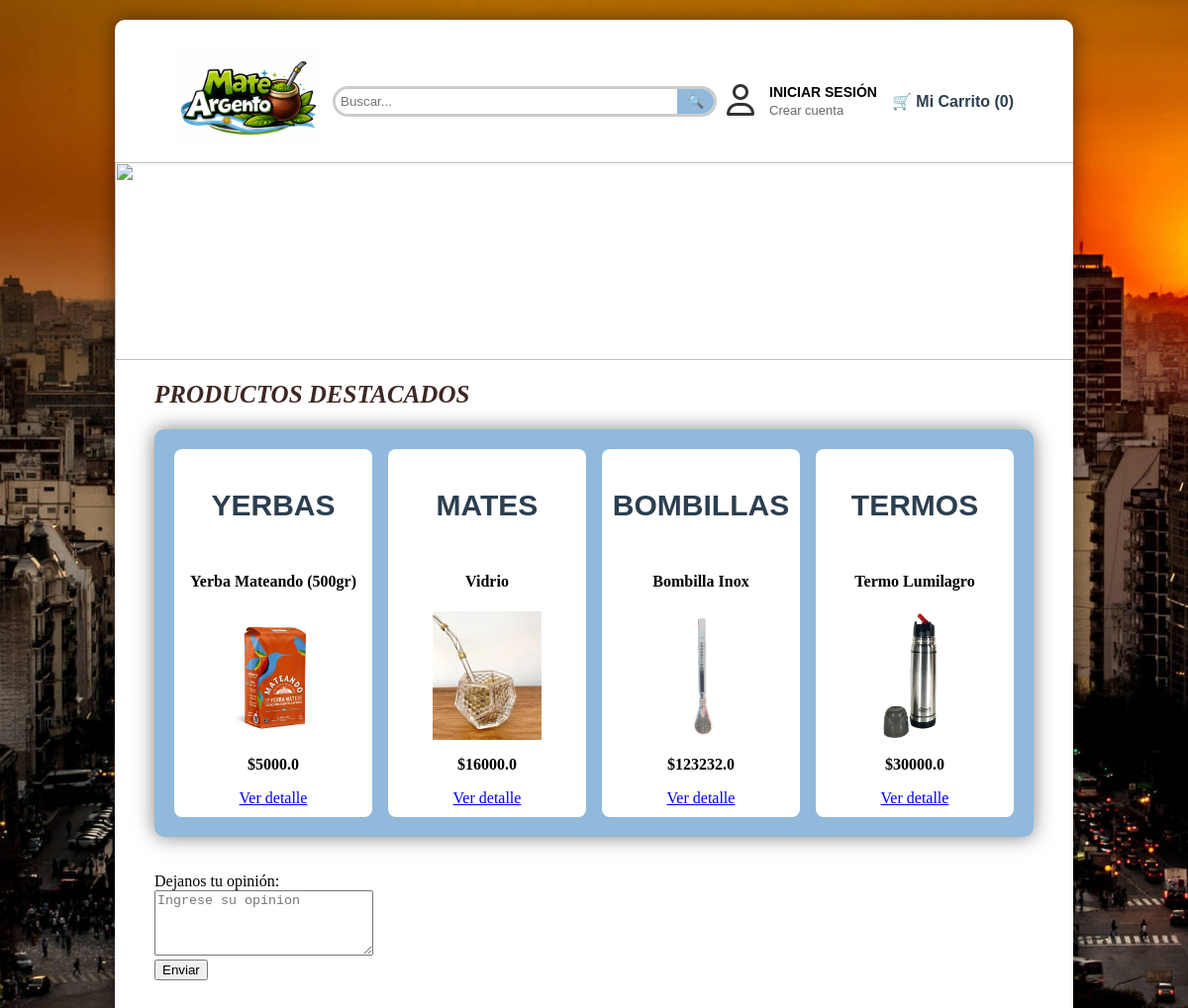
The page / on the database its author committed.
### app.py (models this page shows)
class Producto(db.Model):
    id = db.Column(db.Integer, primary_key=True)
    nombre = db.Column(db.String(100), nullable=False)
    categoria = db.Column(db.String(50))
    precio = db.Column(db.Float, nullable=False) # Float para números con decimales
    descripcion = db.Column(db.Text)
    imagen = db.Column(db.String(100)) # Aquí guardamos el nombre del archivo (ej: "mate.jpg")

### app.py (the view)
@app.route('/')
def inicio():
    productos_db = Producto.query.all()
    return render_template('inicio.html', productos=productos_db)

### templates/inicio.html (shortened to what this page needs)
<!DOCTYPE html>
<html>
<head>
    <link rel="stylesheet" href="{{ url_for('static', filename='estilos.css') }}">
    <link rel="stylesheet" href="https://cdnjs.cloudflare.com/ajax/libs/font-awesome/6.0.0/css/all.min.css">
</head>
<body>
<div class="contenedor">
    {% include 'base.html' %}
    <h2>Productos destacados</h2>
    <div class="contenedor-padre">
        <div class="tarjeta">
            <a href="/seccion/Yerbas" class="enlace-titulo"><h3>YERBAS</h3></a>
            {% set p = productos | selectattr("categoria", "equalto", "Yerbas") | first %}
            <h4>{{ p.nombre }}</h4>
            <img src="{{ url_for('static', filename='img/' + p.imagen) }}" style="width: 200px;">
            <p><b>${{ p.precio }}</b></p>
            <a href="/detalle/{{ p.id }}">Ver detalle</a>
        </div>
        <div class="tarjeta">
            <a href="/seccion/Mates" class="enlace-titulo"><h3>MATES</h3></a>
            {% set p = productos | selectattr("categoria", "equalto", "Mates") | first %}
            <h4>{{ p.nombre }}</h4>
            <img src="{{ url_for('static', filename='img/' + p.imagen) }}" style="width: 200px;">
            <p><b>${{ p.precio }}</b></p>
            <a href="/detalle/{{ p.id }}">Ver detalle</a>
        </div>
        <div class="tarjeta">
            <a href="/seccion/Bombillas" class="enlace-titulo"><h3>BOMBILLAS</h3></a>
            {% set p = productos | selectattr("categoria", "equalto", "Bombillas") | first %}
            <h4>{{ p.nombre }}</h4>
            <img src="{{ url_for('static', filename='img/' + p.imagen) }}" style="width: 200px;">
            <p><b>${{ p.precio }}</b></p>
            <a href="/detalle/{{ p.id }}">Ver detalle</a>
        </div>
        <div class="tarjeta">
            <a href="/seccion/Termos" class="enlace-titulo"><h3>TERMOS</h3></a>
            {% set p = productos | selectattr("categoria", "equalto", "Termos") | first %}
            <h4>{{ p.nombre }}</h4>
            <img src="{{ url_for('static', filename='img/' + p.imagen) }}" style="width: 200px;">
            <p><b>${{ p.precio }}</b></p>
            <a href="/detalle/{{ p.id }}">Ver detalle</a>
        </div>
    </div>
    <br><br>
    <form>
        <label>Dejanos tu opinión:</label><br>
        <textarea rows="4" cols="25" placeholder="Ingrese su opinion"></textarea>
        <br>
        <button type="button">Enviar</button>
    </form>
    <br>
</div>
</body>
</html>

### templates/base.html (shortened to what this page needs)
<!DOCTYPE html>
<html lang="es">
<head>
    <link rel="stylesheet" href="{{ url_for('static', filename='estilos.css') }}">
    <link rel="stylesheet" href="https://cdnjs.cloudflare.com/ajax/libs/font-awesome/6.0.0/css/all.min.css">
</head>
<body>
    <header class="bloque-superior">
        <a href="/">
            <img src="{{ url_for('static', filename='img/logo.jpeg') }}" class="logo-personalizado" alt="Mate Argento">
        </a>
        <div class="buscador-corto">
            <input type="text" placeholder="Buscar..." style="border:none; padding:5px; outline:none; width: 300px;">
            <button>🔍</button>
        </div>
        <div class="bloque-cuenta">
            {% if session.get('usuario_nombre') %}
                <nav>
                    <span>Hola, <b>{{ session['usuario_nombre'] }}</b></span> |
                    {% if session.get('usuario_rol') == 'admin' %}
                        <a href="/admin/nuevo_producto" style="color: red; font-weight: bold;">[ PANEL CARGA ]</a> |
                    {% endif %}
                    <a href="/logout">Cerrar Sesión</a>
                </nav>
            {% else %}
                <div class="icono-usuario">
                    <i class="fa-regular fa-user"></i>
                </div>
                <div class="enlaces-cuenta">
                    <a href="/login" class="link-cuenta">Iniciar sesión</a>
                    <a href="/registro" class="link-cuenta-secundario">Crear cuenta</a>
                </div>
            {% endif %}
            <details>
                <summary>🛒 <b class="enlace-titulo">Mi Carrito (0)</b></summary>
            </details>
        </div>
    </header>
    <img src="{{ url_for('static', filename='img/fondo_lindo2.png') }}" class="ancho-total">
</body>
</html>

### static/estilos.css (style rules this page uses)
body { background-color: #ccc; background-image: url('img/argentina.jpg'); background-size: cover; background-repeat: no-repeat; background-position: center; margin: 0; padding: 20px; }
.contenedor { width: 80%; margin: auto; background-color: #fff; background-size: cover; background-repeat: no-repeat; background-position: center; padding: 20px; border-radius: 10px; box-shadow: 0px 0px 20px rgba(0, 0, 0, 0.5); min-height: 500px; }
.contenedor > * { margin-left: 20px; margin-right: 20px; }
.ancho-total { width: calc(100% + 40px) !important; margin-left: -20px !important; max-width: none !important; display: block; height: 200px; object-fit: cover; }
h2 { font-family: 'Georgia', serif; font-size: 25px; font-style: italic; text-transform: uppercase; color: #3e2723; }
h3 { font-family: Arial, sans-serif; font-size: 30px; }
.bloque-superior { display: flex; align-items: center; justify-content: space-between; flex-wrap: wrap; gap: 10px; padding: 10px 20px; }
.logo-personalizado { width: 150px; height: auto; }
.tarjeta { background-color: #fff; padding: 10px; border-radius: 8px; width: 200px; text-align: center; display: flex; flex-direction: column; justify-content: space-between; height: 100%; box-sizing: border-box; }
.tarjeta img { width: 100%; height: 130px; object-fit: contain; align-self: center; }
.buscador-corto { display: flex; border-radius: 20px; border: 3px solid #ccc; overflow: hidden; flex-grow: 1; max-width: 500px; min-width: 200px; }
.buscador-corto button { background: #90b9db; color: white; border: none; padding: 5px 10px; flex-shrink: 0; width: auto; }
.buscador-corto input { flex-grow: 1; border: none; padding: 5px 10px; outline: none; min-width: 0; }
.contenedor-padre { display: flex; flex-direction: row; flex-wrap: wrap; justify-content: space-between; align-items: center; padding: 20px; background-color: #90b9db; border-radius: 10px; box-shadow: 0px 0px 20px rgba(0, 0, 0, 0.5); }
.enlace-titulo { text-decoration: none; color: #2c3e50; }
.bloque-cuenta { display: flex; flex-direction: row; flex-wrap: wrap; align-items: center; gap: 15px; font-family: 'Arial', sans-serif; }
.icono-usuario { font-size: 32px; color: #333; }
.enlaces-cuenta { display: flex; flex-direction: column; justify-content: center; }
.link-cuenta { font-size: 14px; font-weight: bold; text-transform: uppercase; color: #000; text-decoration: none; line-height: 1.2; }
.link-cuenta-secundario { font-size: 13px; color: #666; text-decoration: none; margin-top: 2px; }
summary { display: block; }

### rows shown on the page
Producto: nombre "Yerba Mateando (500gr)", imagen (picture), precio "5000.0"
Producto: nombre "Vidrio", imagen (picture), precio "16000.0"
Producto: nombre "Bombilla Inox", imagen (picture), precio "123232.0"
Producto: nombre "Termo Lumilagro", imagen (picture), precio "30000.0"
